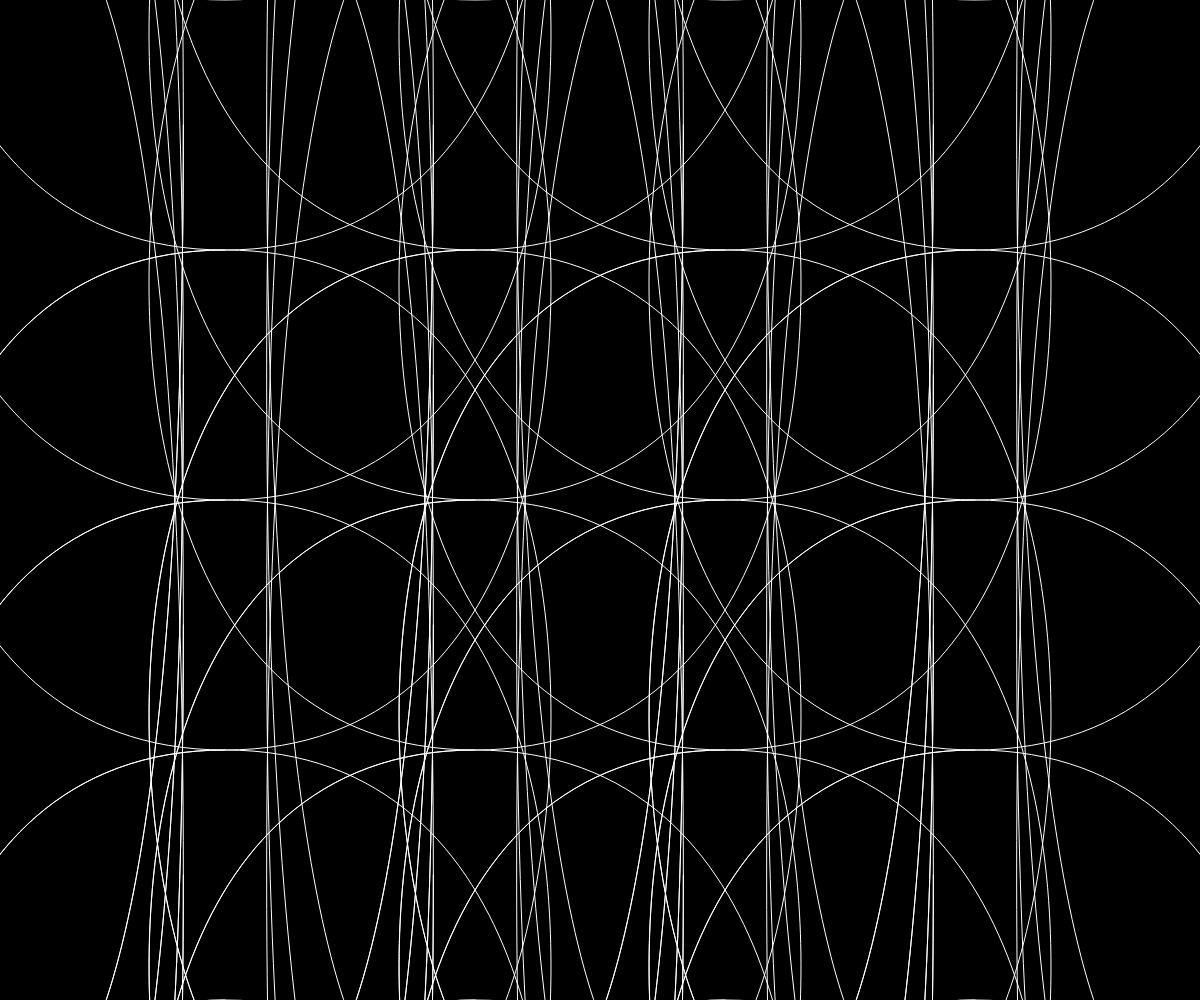
Frame 1 (no input)
Frame 60 (no input): identical to frame 1, image omitted
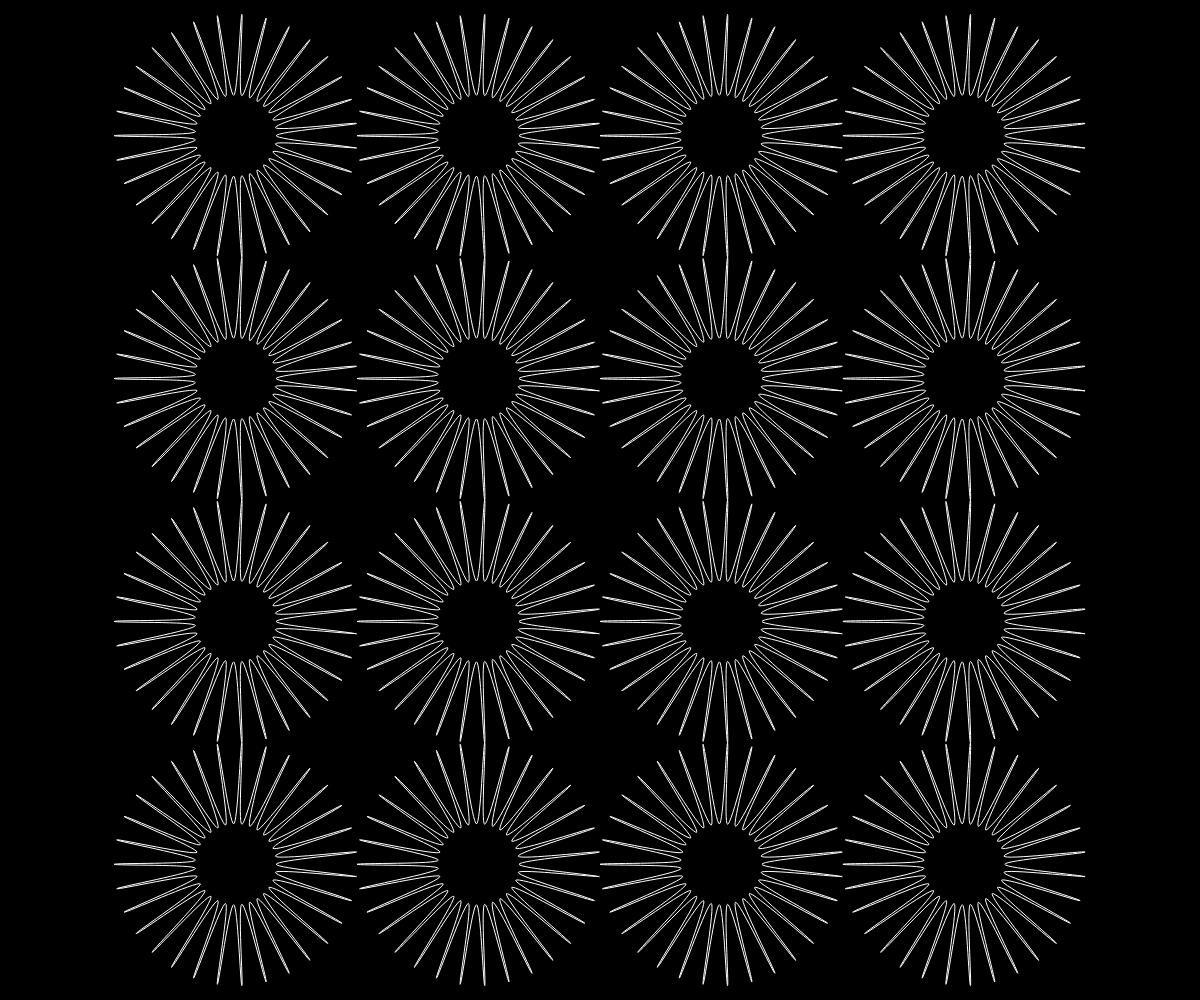
Frame 120 (the mouse pressed at the canvas centre since frame 60)

The p5.js sketch that drew these frames (run headless with seeded random() and noise() and a simulated clock; from frame 60 on, the mouse is pressed at the canvas centre):

// p5.js sketch
// ── sketch.js
var siz = 250
var xnum
var ynum
var xoffset
var yoffset

function setup() {
    createCanvas(windowWidth, windowHeight);
    background(0);
    pixelDensity(1)
    xnum = int((width / siz))
    ynum = int((height / siz))
    xoffset = (width - xnum * siz) / 2
    yoffset = (height - ynum * siz) / 2
}


function draw() {
    // background(0);
    background(0);
    noFill();
    stroke(255);
    curveTightness(map(mouseX, 0, width, -50, 50));
    var res = int(map(mouseY, 0, height, 6, 180) / 3);

    for (var i = 0; i < xnum; i += 1) {
        for (var j = 0; j < ynum; j += 1) {
            create_shape(xoffset + siz / 2 + i * siz, yoffset + siz / 2 + j * siz, siz / 6, siz / 2, PI / res);
        }
    }

}

function mousePressed() {

    siz = random(100, 300)
    xnum = int((width / siz))
    ynum = int((height / siz))
    xoffset = (width - xnum * siz) / 2
    yoffset = (height - ynum * siz) / 2
}

function windowResized() {
    resizeCanvas(windowWidth, windowHeight);
     xnum = int((width / siz))
    ynum = int((height / siz))
    xoffset = (width - xnum * siz) / 2
    yoffset = (height - ynum * siz) / 2
}




function create_shape(center_x, center_y,
    inner_radius, outter_radius,
    resolution) {

    beginShape();
    var iteration = 0;

    for (var i = 0; i <= TWO_PI + 3 * resolution; i += resolution) {

        var xpos, ypos;
        if (iteration % 2 == 0) {
            xpos = center_x + inner_radius * cos(i);
            ypos = center_y + inner_radius * sin(i);
        } else {
            xpos = center_x + outter_radius * cos(i);
            ypos = center_y + outter_radius * sin(i);
        }
        curveVertex(xpos, ypos);
        iteration++;
    }
    endShape();
}
